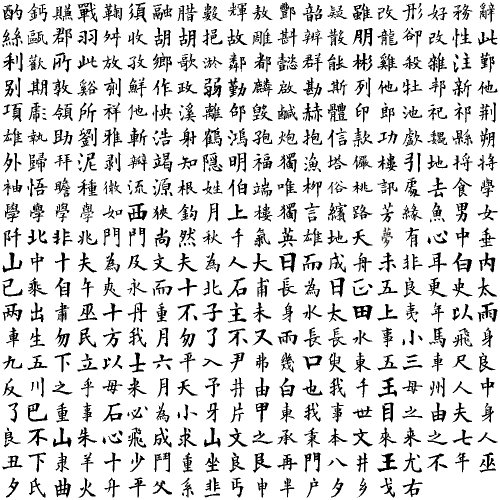
#> input picture 0.png, 1000 x 1000 px, found by its file name (shown at 1/2 size)
$ python 'ttf字体_转矢量图.py'
#> lines starting #> are read from the running program, lines starting #| are printed output that depends on the picture; after the words box and inside, x2 and y2 are one past the last pixel; in counts of white or black regions, pixels touching at a corner belong together
import sys
import cv2
import numpy as np
import os,json,random
from string import ascii_letters,digits

def process_image(images):
    contours=[]
    for i in range(len(images)):
        # 读取图像（请确保不是中文路径）
        img = cv2.imread(images[i], cv2.IMREAD_GRAYSCALE)
        size=700
        factor=size/max(img.shape[1],img.shape[0])
        img=cv2.resize(img,(int(img.shape[1]*factor),int(img.shape[0]*factor)),
                       interpolation=cv2.INTER_LINEAR)

        # 二值化处理
        _, binary_img = cv2.threshold(img, 128, 255, cv2.THRESH_BINARY_INV)

        # 找到轮廓
        contour, _ = cv2.findContours(binary_img, cv2.RETR_TREE, cv2.CHAIN_APPROX_SIMPLE)
        contours.append([[tuple(int(num) for num in pos[0])
                          for pos in sub] for sub in contour])

        if (i+1) % 10 == 0:
            print("Processed %d/%d"%(i+1,len(images)))

    return contours

if __name__ == "__main__":
    path=sys.argv[1] if len(sys.argv)==2 else "chars"
    images=[];chars=[]
    # 由于cv2.imread不支持中文目录，需要重命名中文路径
    if os.path.isfile("_backup.json"):
        with open("_backup.json",encoding="utf-8") as f:
            chars,rename_map=json.load(f)
    else:
        rename_map={}
        for char in os.listdir(path):
            chars.append(char)
            if not char.isascii():
                rand="".join(random.choices(ascii_letters+digits, k=16))
                rename_map[char]=rand
        with open("_backup.json","w",encoding="utf-8") as f:
            json.dump([chars,rename_map],f) # 备份重命名前的目录名
        for char,rand in rename_map.items(): # 重命名
            os.rename(os.path.join(path,char),os.path.join(path,rand))
        print("Renamed Non-ASCII paths")

    for char in chars:
        images.append(os.path.join(path,rename_map.get(char,char),"0.png"))
    contours = process_image(images)
#> in process_image, `img=cv2.resize(img,(int(img.shape[1]*factor),int(img.shape[0]*factor))..`:
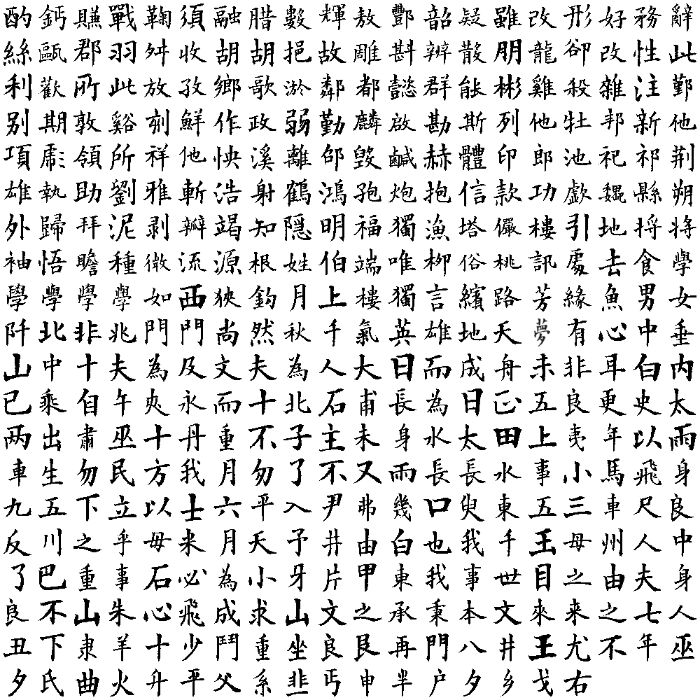
#> img: shape (700, 700); min 0, max 255, mean 218.5
#> in process_image, `_, binary_img = cv2.threshold(img, 128, 255, cv2.THRESH_BINARY_INV)`:
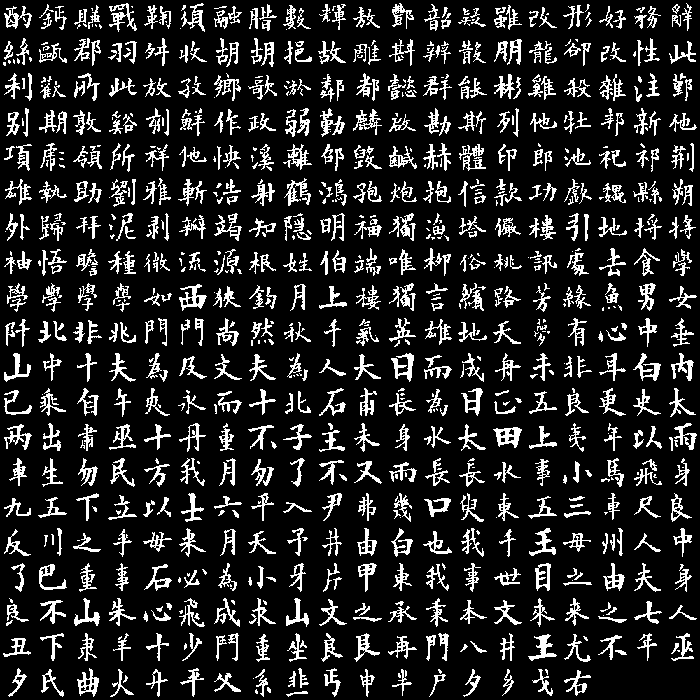
#> binary_img: shape (700, 700); 14.7% white in thin lines or dots
#> in process_image, `contour, _ = cv2.findContours(binary_img, cv2.RETR_TREE, cv2.CHAIN_APP..`: contour = 1638 contours, 956 with area under 20; largest, box (x1, y1, x2, y2) and area: (493, 427, 522, 448) 352, (179, 284, 207, 311) 305, (535, 563, 551, 591) 299, (77, 668, 99, 697) 290, (603, 563, 625, 591) 240
#> contours = 3 items
    with open("glyph_data.json","w",encoding="utf-8") as f:
        json.dump([chars,contours],f)
    print("Glyphs have been dumped successfully.")

    for char,rand in rename_map.items(): # 恢复重命名前的目录名
        os.rename(os.path.join(path,rand),os.path.join(path,char))
    print("Cleaned up")
    os.remove("_backup.json")
